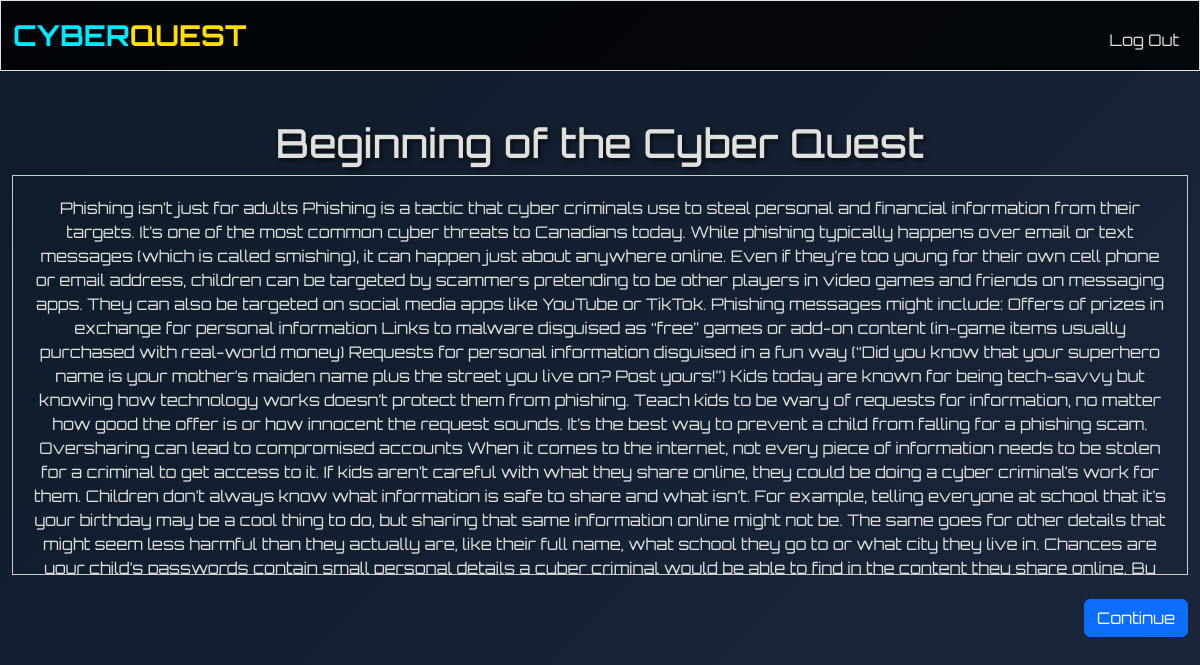
Page /article/1 (signed in) on the committed database.
### tables this page shows
CREATE TABLE "articles" (
	"id"	INTEGER,
	"level"	INTEGER NOT NULL,
	"title"	TEXT NOT NULL,
	"content"	VARCHAR(2000) NOT NULL,
	"curriculum"	INTEGER NOT NULL,
	UNIQUE("curriculum","level"),
	PRIMARY KEY("id" AUTOINCREMENT)
);

### app.py (the view)
@app.route("/article/<int:level>", methods=["GET", "POST"])
@login_required
def article(level):
    user_id = session["user_id"]
    rows = db.execute("SELECT Curriculum FROM users WHERE User_ID = ?", user_id)
    if len(rows) != 1:
        return apology("User not found", 403)
    curriculum_val = rows[0]["Curriculum"]
    result = db.execute("SELECT * FROM articles WHERE curriculum = ? AND level = ?", curriculum_val, level)
    if len(result) != 1:
        return apology("Article not found", 404)
    article = result[0]
    if request.method == "POST":
        progress = db.execute("SELECT * FROM article_progress WHERE user_id = ? AND article_id = ?", user_id, article["id"])
        if len(progress) == 0:
            db.execute("INSERT INTO article_progress (user_id, article_id, article_read) VALUES (?, ?, 1)", user_id, article["id"])
        else:
            db.execute("UPDATE article_progress SET article_read = 1 WHERE user_id = ? AND article_id = ?", user_id, article["id"])
        return redirect("/curriculum")
    else:
        return render_template("article.html", level=level, article=article)

### helpers.py (called while the page is built)
def login_required(f):
    @wraps(f)
    def decorated_function(*args, **kwargs):
        if session.get("user_id") is None:
            return redirect("/login")
        return f(*args, **kwargs)
    return decorated_function

### templates/article.html (shortened to what this page needs)
{% extends "layout.html" %}
{% block main %}
    <h1>{{ article.title }}</h1>
    <div style="border: 1px solid rgb(204, 204, 204); height: 400px; overflow: auto; padding: 20px;">
        {{ article.content }}
    </div>
    <div class="text-end mt-4">
        <form method="post" action="{{ url_for('article', level=level) }}">
            <button type="submit" class="btn btn-primary">Continue</button>
        </form>
    </div>
{% endblock %}

### static/styles.css (style rules this page uses)
body { background: linear-gradient(135deg, #0d1b2a, #1b263b); color: #e0e1dd; font-family: 'Orbitron', sans-serif; }
h1, h2, h3, h4, h5, h6 { text-shadow: 2px 2px 5px rgba(0, 0, 0, 0.7); }

### rows in the picture
articles: title "Beginning of the Cyber Quest", content "Phishing isn’t just for adults Phishing is a tactic that cyber criminals use to steal personal and financial information from their targets. It’s one of the most common cyber threats to Canadians today. While phishing typically happens over email or text messages (which is called smishing), it can happen just about anywhere online. Even if they’re too young for their own cell phone or email address, children can be targeted by scammers pretending to be other players in video games and friends on messaging apps. They can also be targeted on social media apps like YouTube or TikTok. Phishing messages might include: Offers of prizes in exchange for personal information Links to malware…"
